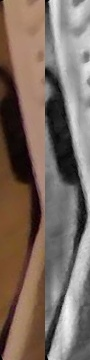
#> input picture Prueba1/documento_0001.jpg, 90 x 360 px
$ python -i capture_service.py   (imports and definitions only)
#> lines starting #> are read from the running program, lines starting #| are printed output that depends on the picture; after the words box and inside, x2 and y2 are one past the last pixel; in counts of white or black regions, pixels touching at a corner belong together
#> further down, picture is the input picture: shape (360, 90, 3); mean B, G, R 96.6, 106.6, 122.6
import cv2
import numpy as np
from pathlib import Path
from typing import Tuple, Optional

class CaptureService:
    """Encapsula lógica de cámara y preprocesamiento para separación MVC."""
    def __init__(self, device_index: int = 0):
        self.device_index = device_index
        self.cap: Optional[cv2.VideoCapture] = None
        self.running = False

    def start(self) -> bool:
        if self.running:
            return True
        self.cap = cv2.VideoCapture(self.device_index)
        if not self.cap.isOpened():
            self.cap = None
            self.running = False
            return False
        self.running = True
        return True

    def stop(self) -> None:
        self.running = False
        if self.cap:
            self.cap.release()
            self.cap = None

    def read_frame(self) -> Optional[np.ndarray]:
        if not self.running or not self.cap:
            return None
        ok, frame = self.cap.read()
        if not ok:
            return None
        return frame

    def preprocess(self, bgr: np.ndarray) -> Tuple[np.ndarray, np.ndarray]:
        g = cv2.cvtColor(bgr, cv2.COLOR_BGR2GRAY)
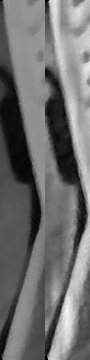
#> g: shape (360, 90); min 0, max 247, mean 110.2
        g = cv2.GaussianBlur(g, (5,5), 0)
        e = cv2.Canny(g, 50, 150)
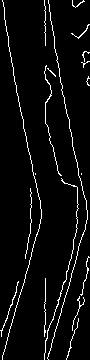
#> e: shape (360, 90); 4.9% white in thin lines or dots
        e = cv2.dilate(e, np.ones((3,3), np.uint8), iterations=1)
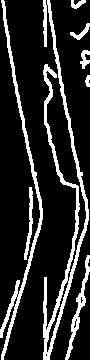
#> e: shape (360, 90); 16.4% white; 8 white regions, largest, box (x1, y1, x2, y2) and area: (43, 0, 89, 360) 2773, (0, 0, 43, 360) 1463, (65, 255, 90, 360) 481
        stacked = cv2.cvtColor(g, cv2.COLOR_GRAY2BGR)
        stacked[e>0] = (0,255,0)
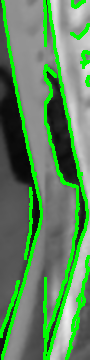
#> stacked: shape (360, 90, 3); mean B, G, R 93.8, 135.5, 93.8
        return g, stacked

    def capture_and_save(self, frame: np.ndarray, out_path: Path) -> bool:
        try:
            out_path.parent.mkdir(parents=True, exist_ok=True)
            cv2.imwrite(str(out_path), frame)
            return True
        except Exception:
            return False

>>> import cv2
>>> picture = cv2.imread('../Prueba1/documento_0001.jpg')
>>> result = CaptureService().preprocess(picture)
